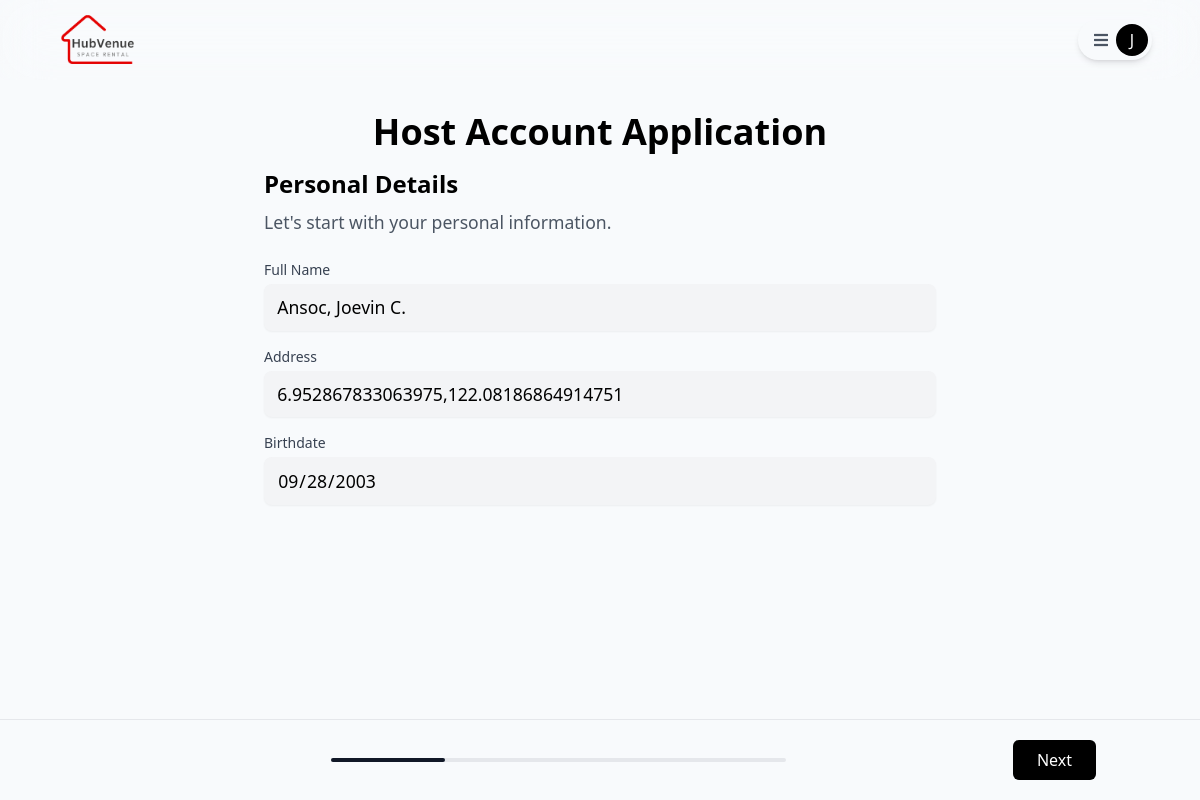
The page /host-account-application.php (signed in) on the database its author committed.
### tables this page shows
CREATE TABLE `users` (
  `id` int(11) NOT NULL,
  `firstname` varchar(50) NOT NULL,
  `lastname` varchar(50) NOT NULL,
  `middlename` varchar(50) DEFAULT NULL,
  `sex_id` int(11) NOT NULL,
  `user_type_id` int(11) NOT NULL,
  `birthdate` date NOT NULL,
  `contact_number` varchar(50) NOT NULL,
  `address` varchar(255) NOT NULL,
  `profile_pic` text DEFAULT NULL,
  `bio` text DEFAULT NULL,
  `email` varchar(50) NOT NULL,
  `password` varchar(255) NOT NULL,
  `is_Verified` enum('Verified','Not Verified') NOT NULL DEFAULT 'Not Verified',
  `verification_Token` text NOT NULL,
  `remember_token` text DEFAULT NULL,
  `token_expiry` datetime DEFAULT NULL,
  `reset_token` text DEFAULT NULL,
  `reset_token_expiry` datetime DEFAULT NULL,
  `created_at` timestamp NOT NULL DEFAULT current_timestamp(),
  `updated_at` timestamp NOT NULL DEFAULT current_timestamp() ON UPDATE current_timestamp()
);

### classes/account.class.php (called while the page is built, shortened)
<?php
require_once(__DIR__ . '/../dbconnection.php');
class Account
{
    protected $db;
    function __construct()
    {
        $this->db = new Database();
    }
    public function getUser($user_id = '', $user_type = '')
    {
        try {
            $user_id = "%" . $user_id . "%";
            $user_type = "%" . $user_type . "%";
            $sql = 'SELECT u.*, ss.name AS sex, ust.name AS user_type
            FROM users u
            JOIN sex_sub ss ON u.sex_id = ss.id
            JOIN user_types_sub ust ON ust.id = u.user_type_id
            WHERE u.id LIKE :user_id AND u.user_type_id LIKE :user_type';
            $stmt = $this->db->connect()->prepare($sql);
            $stmt->bindParam(':user_id', $user_id);
            $stmt->bindParam(':user_type', $user_type);
            $stmt->execute();
            $user = $stmt->fetch(PDO::FETCH_ASSOC);
            return $user;
        } catch (PDOException $e) {
            error_log("Error fetching user data: " . $e->getMessage());
            return ['status' => 'error', 'message' => $e->getMessage()];
        }
    }
    public function HostApplicationStats($userId, $status)
    {
        try {
            $conn = $this->db->connect();
            $statusLike = "%" . $status . "%";
            $sql = "SELECT * FROM host_application WHERE userId = :userId AND status_id LIKE :status;";
            $stmt = $conn->prepare($sql);
            $stmt->bindParam(':userId', $userId);
            $stmt->bindParam(':status', $statusLike);
            if ($stmt->execute()) {
                return $stmt->rowCount() > 0;
            }
            return false;
        } catch (PDOException $e) {
            error_log("Error fetching host application stats: " . $e->getMessage());
            return ['status' => 'error', 'message' => $e->getMessage()];
        }
    }
}

### dbconnection.php (called while the page is built, shortened)
<?php
class Database
{
    private $host = 'localhost';
    private $username = 'root';
    private $password = '';
    private $dbname = 'hub_venue_1';
    function connect()
    {
        $this->connection = new PDO("mysql:host=$this->host;dbname=$this->dbname", $this->username, $this->password);
        return $this->connection;
    }
}

### api/coorAddressVerify.api.php (called while the page is built, shortened)
<?php
function getAddressByCoordinates($coor)
{
    $coordinates = explode(',', $coor);
    $lat = trim($coordinates[0]);
    $lng = trim($coordinates[1]);
    $url = "https://nominatim.openstreetmap.org/reverse?lat=$lat&lon=$lng&format=json";
    $options = [
        'http' => [
            'header' => "User-Agent: MyApp/1.0 (joevinansoc870@gmail.com)\r\n",
        ],
    ];
    $context = stream_context_create($options);
    $response = @file_get_contents($url, false, $context);
    if ($response === false) {
        return $coor;
    }
    $data = json_decode($response, true);
    return $data['display_name'];
}

### host-account-application.php (the view, shortened to what this page needs)
<?php
require_once './classes/account.class.php';
require_once './api/coorAddressVerify.api.php';
$accountObj = new Account();
$USER_ID = isset($_SESSION['user']) ? $_SESSION['user'] : null;
$PENDING = 1;
$APPROVED = 2;
$user = $accountObj->getUser($USER_ID);
$appliedHost = $accountObj->HostApplicationStats($USER_ID, $PENDING);
$isHost = $accountObj->HostApplicationStats($USER_ID, $APPROVED);
$address = getAddressByCoordinates($user['address']);
?>
<!DOCTYPE html>
<html lang="en">
<head>
    <link rel="stylesheet" href="./output.css">
    <link rel="stylesheet" href="https://unpkg.com/leaflet@1.9.4/dist/leaflet.css" />
    <link href="https://cdnjs.cloudflare.com/ajax/libs/font-awesome/5.15.3/css/all.min.css" rel="stylesheet" />
</head>
<body class="min-h-screen flex flex-col bg-slate-50">
    <?php
    if (isset($_SESSION['user'])) {
        include_once './components/navbar.logged.in.php';
    } else {
        include_once './components/navbar.html';
    }
    ?>
    <?php
    if ($appliedHost) {
        echo '<div class="fixed inset-0 flex items-center justify-center bg-black/5 backdrop-blur-sm">
            <div class="bg-slate-50 p-8 rounded-xl shadow-xl max-w-md w-full mx-4 border-l-4 border-blue-500 transform transition-all">
                <div class="flex items-center space-x-4">
                    <div class="p-2 bg-blue-50 rounded-full">
                        <svg class="w-6 h-6 text-blue-500" fill="none" stroke="currentColor" viewBox="0 0 24 24">
                            <path stroke-linecap="round" stroke-linejoin="round" stroke-width="2" d="M13 16h-1v-4h-1m1-4h.01M21 12a9 9 0 11-18 0 9 9 0 0118 0z"></path>
                        </svg>
                    </div>
                    <div>
                        <h3 class="text-lg font-semibold text-gray-900">Application Under Review</h3>
                        <p class="text-gray-600 mt-1">Please allow some time for the admin to process your request.</p>
                    </div>
                </div>
            </div>
        </div>';
    } else {
        ?>
            <main class="flex-1 mt-20 container mx-auto px-4 py-8 relative ">
                <h1 class="text-2xl md:text-4xl font-bold mb-4 text-center">Host Account Application</h1>
                <form id="hostApplicationForm" method="POST" class="max-w-2xl mx-auto">
                    <div id="step1" class="step">
                        <h1 class="text-2xl font-bold mb-2">Personal Details</h1>
                        <p class="text-gray-600 mb-6">Let's start with your personal information.</p>
                        <div class="flex flex-col gap-4">
                            <div>
                                <label for="fullName" class="block text-sm font-medium text-gray-700">Full Name</label>
                                <input type="text" id="fullName" name="fullName" placeholder="Last Name, First Name M.I."
                                    required
                                    class="mt-1 block w-full rounded-md border-gray-300 shadow-sm focus:border-blue-300 focus:ring focus:ring-blue-200 focus:ring-opacity-50"
                                    value="<?php echo htmlspecialchars($user['lastname'] . ', ' . $user['firstname'] . ' ' . $user['middlename']) . '.'; ?>"
                                    readonly>
                            </div>
                            <div>
                                <label for="address" class="block text-sm font-medium text-gray-700">Address</label>
                                <span class="flex items-center space-x-2">
                                    <input type="text" id="address" name="address" placeholder="Where do you live?" required
                                        class="mt-1 block w-full rounded-md border-gray-300 shadow-sm focus:border-blue-300 focus:ring focus:ring-blue-200 focus:ring-opacity-50"
                                        value="<?php echo htmlspecialchars($address); ?>" readonly>
                                </span>
                            </div>
                            <div>
                                <label for="birthdate" class="block text-sm font-medium text-gray-700">Birthdate</label>
                                <input type="date" id="hostBd" name="birthdate" required
                                    class="mt-1 block w-full rounded-md border-gray-300 shadow-sm focus:border-blue-300 focus:ring focus:ring-blue-200 focus:ring-opacity-50"
                                    value="<?php echo htmlspecialchars($user['birthdate']); ?>" readonly>
                            </div>
                        </div>
                    </div>
                </form>
            </main>
            <footer class="bg-slate-50 border-t">
                <div class="container mx-auto px-4 h-20 flex items-center justify-between">
                    <div class="flex-1 flex justify-center">
                        <div class="w-1/2 relative">
                            <div class="h-1 bg-gray-200 rounded-full">
                                <div id="progressBarFill" class="h-1 bg-gray-900 rounded-full transition-all duration-300"
                                    style="width: 20%"></div>
                            </div>
                        </div>
                    </div>
                    <button id="nextBtn" class="bg-black text-white px-6 py-2 rounded-md">Next</button>
                </div>
            </footer>
    <?php } ?>
</body>
</html>

### host-account-application.php (style rules this page uses)
select, input[type="text"], input[type="email"], input[type="date"], input[type="url"], textarea { transition: all 0.3s ease; border: 2px solid transparent; background-color: #f3f4f6; padding: 0.5rem 0.7rem; font-size: 1.1rem; border-radius: 8px; }
.step p { font-size: 1.1rem; line-height: 1.6; }

### rows shown on the page
users: fullName "Ansoc, Joevin C.", address "6.952867833063975,122.08186864914751", birthdate "09/28/2003"

### other values the page prints
$profileTemplate['initial'] "J"
